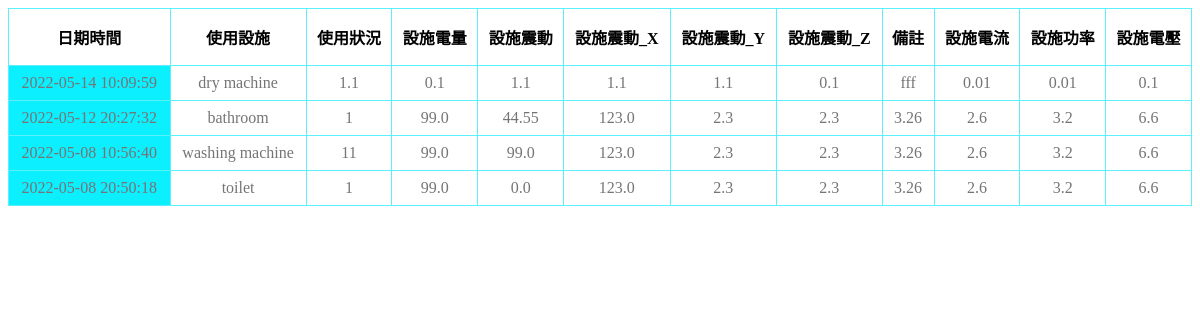
The app's page /dorm/info/, older data.
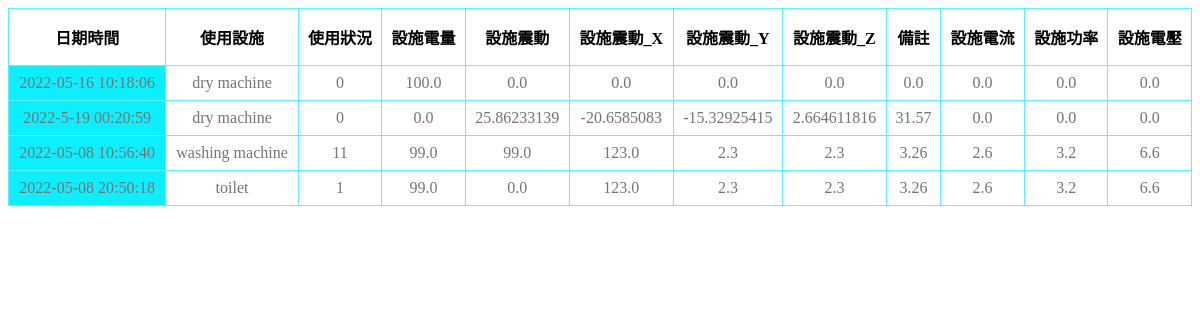
The same page, newer data.
### dorm/models.py (models this page shows, shortened)
class facilities(models.Model):
	Date = models.CharField(max_length = 30)
	facilities_name = models.CharField(max_length = 20)
	facilities_useage = models.CharField(max_length = 10)
	battery = models.FloatField()
	Acce_X = models.FloatField()
	Acce_Y = models.FloatField()
	Acce_Z = models.FloatField()
	Acce = models.FloatField()
	Temp = models.FloatField()
	Current = models.FloatField()
	Voltage = models.FloatField()
	Power = models.FloatField()

### dorm/views.py (the view)
# urls.py: path('info/', views.FacilitiesViewSet.get, name='dorm'),
    def get(request):
        template_name = 'dorm.html'
        queryset = facilities.objects.all()
        return render(request, template_name, {"context":queryset})

### dorm/templates/dorm.html (shortened to what this page needs)
<!DOCTYPE html>
<html lang="en">
<head>
    {% load static %}
    <link rel="stylesheet" href="{% static '/css/dorm.css' %}">
</head>
<body>
    {% load static %}
    <table>
        <thead>
            <tr>
                <th>日期時間</th>
                <th>使用設施</th>
                <th>使用狀況</th>
                <th>設施電量</th>
                <th>設施震動</th>
                <th>設施震動_X</th>
                <th>設施震動_Y</th>
                <th>設施震動_Z</th>
                <th>備註</th>
                <th>設施電流</th>
                <th>設施功率</th>
                <th>設施電壓</th>
            </tr>
        </thead>
        <tbody>
            {% for data in context%}
                <tr>
                    <td class='date'>{{ data.Date }}</td>
                    <td class='facilities name'>{{ data.facilities_name }}</td>
                    <td class='facilities useage'>{{ data.facilities_useage }}</td>
                    <td class='facilities battery'>{{ data.battery }}</td>
                    <td class='facilities Acce'>{{ data.Acce }}</td>
                    <td class='facilities Acce_X'>{{ data.Acce_X }}</td>
                    <td class='facilities Acce_Y'>{{ data.Acce_Y }}</td>
                    <td class='facilities Acce_Z'>{{ data.Acce_Z }}</td>
                    <td class='facilities Temp'>{{ data.Temp }}</td>
                    <td class='facilities Current'>{{ data.Current }}</td>
                    <td class='facilities Power'>{{ data.Power }}</td>
                    <td class='facilities Voltage'>{{ data.Voltage }}</td>
                </tr>
            {% endfor%}
        </tbody>
    </table>
</body>
</html>

### dorm/static/css/dorm.css (style rules this page uses)
table { border: 0; border-collapse: collapse; border-radius: 8px; width: 100%; }
th { border: solid 1px #5ceffe; padding: 16px 8px; }
td { border: solid 1px #5ceffe; text-align: center; padding: 8px; color: #757575; }
.date { background-color: #0ceffe; }

Row changes from the older to the newer data that the page shows:
removed facilities: Date "2022-05-12 20:27:32", facilities_name "bathroom", facilities_useage "1", battery "99.0", Acce "44.55", Acce_X "123.0", Acce_Y "2.3", Acce_Z "2.3", Temp "3.26", Current "2.6", Power "3.2", Voltage "6.6"
changed facilities (number 1 of 4 on the later page): Date "2022-05-14 10:09:59" → "2022-05-16 10:18:06"; facilities_useage "1.1" → "0"; battery "0.1" → "100.0"; Acce "1.1" → "0.0"; Acce_X "1.1" → "0.0"; Acce_Y "1.1" → "0.0"; Acce_Z "0.1" → "0.0"; Temp "fff" → "0.0"; Current "0.01" → "0.0"; Power "0.01" → "0.0"; Voltage "0.1" → "0.0"
added facilities: Date "2022-5-19 00:20:59", facilities_name "dry machine", facilities_useage "0", battery "0.0", Acce "25.86233139", Acce_X "-20.6585083", Acce_Y "-15.32925415", Acce_Z "2.664611816", Temp "31.57", Current "0.0", Power "0.0", Voltage "0.0"
